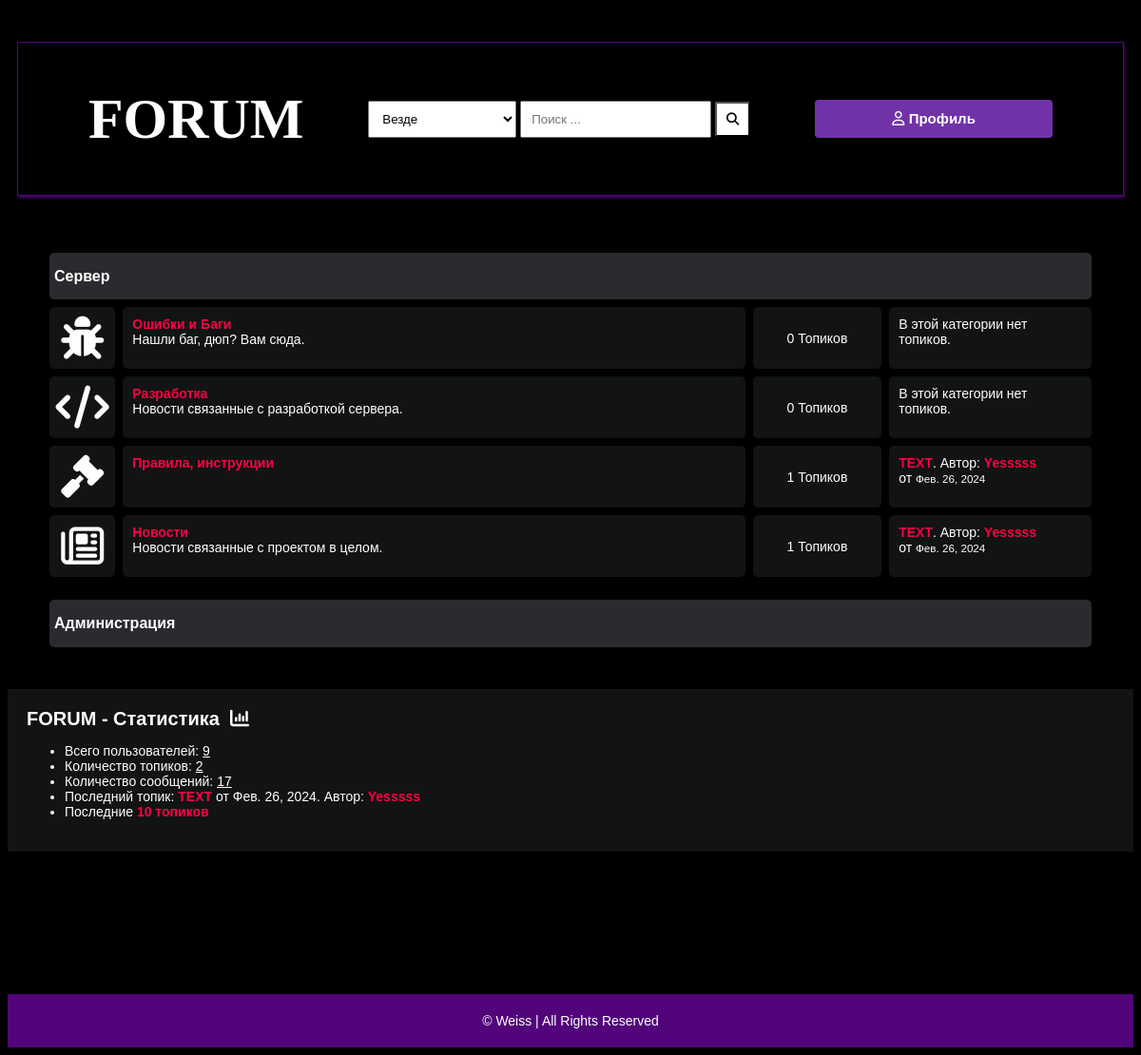
The app's page /, older data.
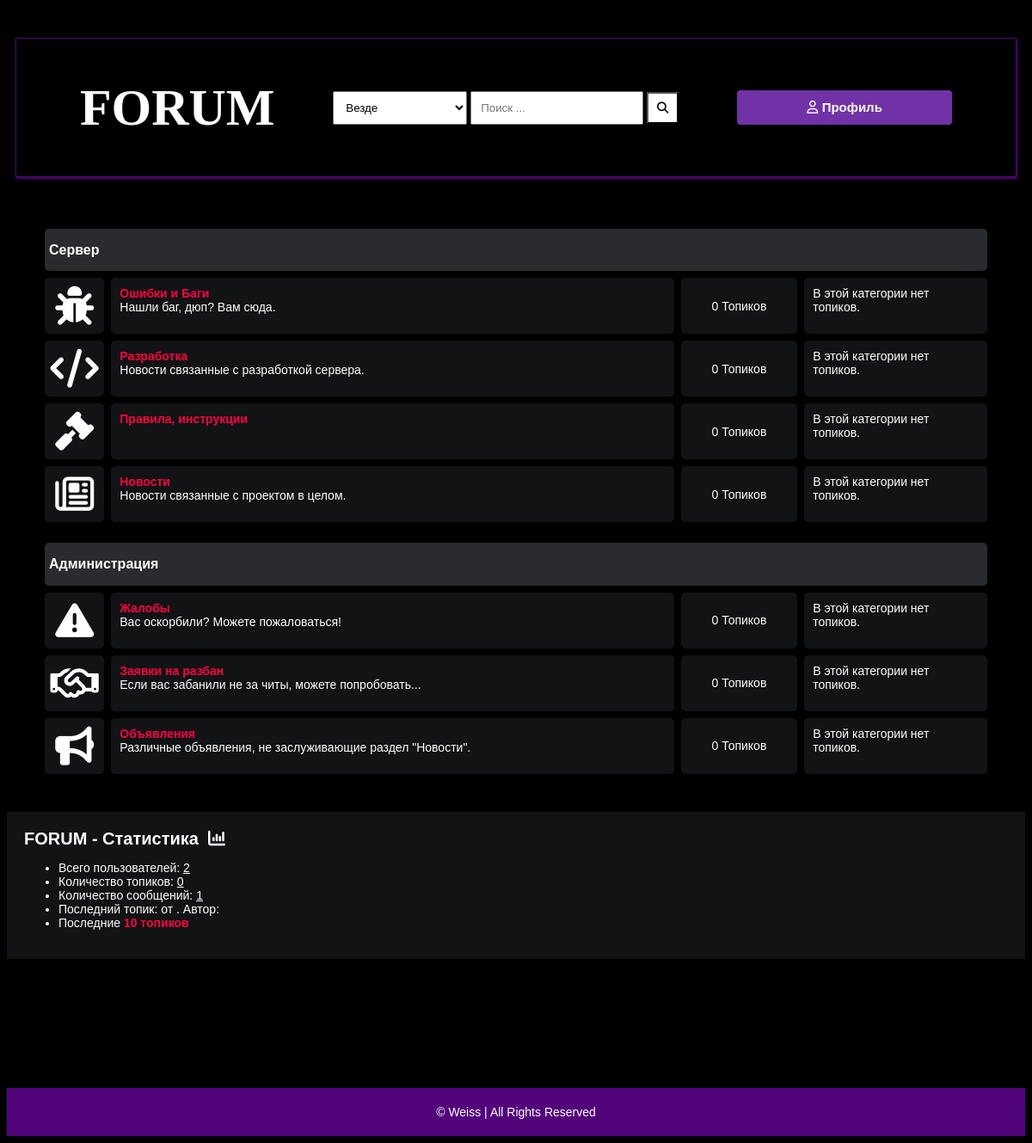
The same page, newer data.
### main/models.py (models this page shows, shortened)
class Category(models.Model):
    title = models.CharField(max_length=50)
    slug = models.SlugField(max_length=400, unique=True, blank=True)
    description = models.TextField(default="none")
    class Meta:
        verbose_name_plural = "categories"
    def get_url(self):
        return reverse("posts", kwargs={
            "slug":self.slug
        })
    @property
    def num_posts(self):
        return Post.objects.filter(categories=self).count()
    @property
    def last_post(self):
        return Post.objects.filter(categories=self).latest("date")

class Post(models.Model):
    title = models.CharField(max_length=400)
    slug = models.SlugField(max_length=400, unique=True, blank=True)
    user = models.ForeignKey(Author, on_delete=models.CASCADE)
    content = RichTextField()
    categories = models.ManyToManyField(Category, blank=True)
    date = models.DateTimeField(auto_now_add=True)
    approved = models.BooleanField(default=True)
    subscribers = models.ManyToManyField(
        User,
        blank=True,
        related_name="subscriptions",
        through="Subscription",
    )
    hit_count_generic = GenericRelation(HitCount, object_id_field='object_pk',
        related_query_name='hit_count_generic_relation'
    )
    tags = TaggableManager(blank=True)
    comments = models.ManyToManyField(Comment, blank=True)
    closed = models.BooleanField(default=False)
    state = models.CharField(max_length=40, default="zero")
    def __str__(self):
        return self.title
    def get_url(self):
        return reverse("detail", kwargs={
            "slug":self.slug
        })

class Author(models.Model):
    user = models.ForeignKey(User, on_delete=models.CASCADE)
    fullname = models.CharField(max_length=40, blank=True)
    slug = models.SlugField(max_length=400, unique=True, blank=True)
    steam_uid = models.CharField(max_length=40, blank=True)
    bio = HTMLField(blank=True)
    points = models.IntegerField(default=0)
    last_seen = models.DateTimeField(default=timezone.now)
    email_is_checked = models.BooleanField(default=False)
    profile_pic = ResizedImageField(size=[50, 80], quality=100, upload_to="authors", default='default.jpg', null=True, blank=True)
    notifications = models.ManyToManyField('Notifications', blank=True)

### main/views.py (the view)
# urls.py: path("", home, name="home"),
def home(request):
    forums = Category.objects.all()
    num_posts = Post.objects.all().count()
    num_users = User.objects.all().count()
    num_categories = forums.count()
    num_comments = Comment.objects.count()
    try:
        author = Author.objects.get(user=request.user)
    except:
        author = ''
    try:
        last_post = Post.objects.latest("date")
    except:
        last_post = []
    context = {
        "forums":forums,
        'num_comments':num_comments + num_posts,
        "num_posts":num_posts,
        "num_users":num_users,
        "num_categories":num_categories,
        "last_post":last_post,
        "title": 'FORUM',
        "author": author
    }
    return render(request, "forums.html", context)

### main/context_processors.py (called while the page is built, shortened)
def searchFunction(request):
    search_context = {}
    posts = Post.objects.all()
    return search_context

### templates/forums.html
﻿{% extends 'base.html' %}
{% block content %}
<div class="container">
    <div class="subforum">
        {% if forums %}
        <div class="subforum-title">
            <h1>Сервер</h1>
        </div>
        {% for forum in forums %}
            {% if forum.title not in 'Жалобы, Заявки на разбан, Объявления' %}
                <div class="subforum-row">
                    <div class="subforum-icon subforum-column center">
                        {% if forum.title == "Ошибки и Баги" %}
                            <i class="fa-solid fa-bug"></i>
                        {% elif forum.title == 'Разработка' %}
                            <i class="fa-solid fa-code"></i>
                        {% elif forum.title == 'Правила, инструкции' %}
                            <i class="fa fa-gavel" aria-hidden="true"></i>
                        {% elif forum.title == 'Новости' %}
                            <i class="fa-regular fa-newspaper"></i>
                        {% endif %}
                    </div>
                    <div class="subforum-description subforum-column">
                        <h4><a href="{{forum.get_url}}">{{forum.title}}</a></h4>
                        {% if forum.description != 'none' %}
                            <p>{{forum.description}} </p>
                        {% endif %}
                    </div>
                    <div class="subforum-stats subforum-column center">
                        <span>{{forum.num_posts}} Топиков</span>
                    </div>
                    <div class="subforum-info subforum-column">
                        {% if forum.last_post %}
                        <b><a href="{{forum.last_post.get_url}}">{{forum.last_post}}</a></b>. Автор: <a href="">{{forum.last_post.user.fullname|title}}</a>
                        <br>от <small>{{forum.last_post.date|date}}</small>
                        {% else %}
                        <span>В этой категории нет топиков.</span>
                        {% endif %}
                    </div>
                </div>
            {% endif %}
        {% endfor %}
        {% else %}
        <div class="subforum-title">
            <h1><i class="fa fa-frown-o"></i>&nbsp;здесь пока нет топиков.</h1>
        </div>
        {% endif %}
    </div>
    <div class="subforum">
        {% if forums %}
        <div class="subforum-title">
            <h1>Администрация</h1>
        </div>
        {% for forum in forums %}
            {% if forum.title not in 'Ошибки и Баги, Разработка, Правила, инструкции, Новости' %}
                <div class="subforum-row">
                    <div class="subforum-icon subforum-column center">
                        {% if forum.title == "Жалобы" %}
                            <i class="fa-solid fa-triangle-exclamation"></i>
                        {% elif forum.title == 'Объявления' %}
                            <i class="fa-solid fa-bullhorn"></i>
                        {% elif forum.title == 'Правила, инструкции' %}
                            <i class="fa fa-gavel" aria-hidden="true"></i>
                        {% elif forum.title == 'Заявки на разбан' %}
                            <i class="fa-regular fa-handshake"></i>
                        {% endif %}
                    </div>
                    <div class="subforum-description subforum-column">
                        <h4><a href="{{forum.get_url}}">{{forum.title}}</a></h4>
                        {% if forum.description != 'none' %}
                            <p>{{forum.description}} </p>
                        {% endif %}
                    </div>
                    <div class="subforum-stats subforum-column center">
                        <span>{{forum.num_posts}} Топиков</span>
                    </div>
                    <div class="subforum-info subforum-column">
                        {% if forum.last_post %}
                        <b><a href="{{forum.last_post.get_url}}">{{forum.last_post}}</a></b>. Автор: <a href="">{{forum.last_post.user.fullname|title}}</a>
                        <br>от <small>{{forum.last_post.date|date}}</small>
                        {% else %}
                        <span>В этой категории нет топиков.</span>
                        {% endif %}
                    </div>
                </div>
            {% endif %}
        {% endfor %}
        {% else %}
        <div class="subforum-title">
            <h1><i class="fa fa-frown-o"></i>&nbsp;здесь пока нет топиков.</h1>
        </div>
        {% endif %}
    </div>
</div>
    <div class="forum-info">
        <div class="chart">
            FORUM - Статистика &nbsp;<i class="fa fa-bar-chart"></i>
        </div>
        <ul>
            <li>Всего пользователей: <u>{{num_users}}</u></li>
            <li>Количество топиков: <u>{{num_posts}}</u></li>
            <li>Количество сообщений: <u>{{num_comments}}</u></li>
            <li>Последний топик: <b><a href="{{last_post.get_url}}">{{last_post.title}}</a></b>  от {{last_post.date|date}}. Автор: <a href="">{{last_post.user.fullname|title}}</a></li>
            <li>Последние <a href="{% url 'latest_posts' %}"> 10 топиков</a> </li>
        </ul>
    </div>
    {% endblock content %}

### templates/base.html (shortened to what this page needs)
{% load static %}
<!DOCTYPE html>
<html lang="ru">
<head>
    <link rel="stylesheet" href="{% static 'style.css' %}">
    <link rel="stylesheet" href="https://cdnjs.cloudflare.com/ajax/libs/font-awesome/4.7.0/css/font-awesome.min.css">
    <link href="{% static 'fontawesomefree/css/fontawesome.css' %}" rel="stylesheet" type="text/css">
    <link href="{% static 'fontawesomefree/css/brands.css' %}" rel="stylesheet" type="text/css">
    <link href="{% static 'fontawesomefree/css/solid.css' %}" rel="stylesheet" type="text/css">
    <link rel="stylesheet" href="{% static 'ckeditor/ckeditor/skins/moono-dark/editor.css' %}">
</head>
<body>
    <header>
        <form action="{% url 'search_result' %}" role="form" method="GET">
            <div class="search-box">
                <div class="brand"><a class="main" style="color:white" href="{% url 'home' %}">FORUM</a></div>
                <div>
                    <select name="search-box" id="">
                        <option value="Everything">Везде</option>
                    </select>
                    <input type="text" name="q" placeholder="Поиск ...">
                    <button type="submit" name="search"><i class="fa fa-search"></i></button>
                </div>
                <ul class="navigation-auth">
                    {% if user.is_authenticated %}
                    <a id="auth-text" style="width:100%" class="main" href="{% url 'profile_page' %}"><span class="fa-regular fa-user"></span> {{author.fullname|title}}</a>
                    <li class="n1"><a href="{% url 'logout' %}">Выйти</a></li>
                    {% else %}
                    <a class="main" href="#url"><i class="fa-regular fa-user"></i> Профиль</a>
                    {% endif %}
                </ul>
            </div>
        </form>
    </header>
    {% block content %}
    {% endblock content %}
    <footer>
        <span>&copy;  Weiss | All Rights Reserved</span>
    </footer>
</body>
</html>

Row changes from the older to the newer data that the page shows:
removed Post: title "TEXT", date "Фев. 26, 2024", user.fullname "Yesssss"
shown differently, row unchanged: Category "Правила, инструкции": num_posts "1" → "0"; last_post "TEXT" → (not shown); last_post.user.fullname "Yesssss" → (not shown); last_post "Фев. 26, 2024" → (not shown); text ". Автор: от" → "В этой категории нет топиков."
shown differently, row unchanged: Category "Новости": num_posts "1" → "0"; last_post "TEXT" → (not shown); last_post.user.fullname "Yesssss" → (not shown); last_post "Фев. 26, 2024" → (not shown); text ". Автор: от" → "В этой категории нет топиков."
added Category: title "Жалобы", description "Вас оскорбили? Можете пожаловаться!", num_posts "0", shows "В этой категории нет топиков.", shown under "Администрация"
added Category: title "Заявки на разбан", description "Если вас забанили не за читы, можете попробовать...", num_posts "0", shows "В этой категории нет топиков.", shown under "Администрация"
added Category: title "Объявления", description "Различные объявления, не заслуживающие раздел \"Новости\".", num_posts "0", shows "В этой категории нет топиков.", shown under "Администрация"
Text that changed along with them:
{{ num_users }}: "9" → "2"
{{ num_posts }}: "2" → "0"
{{ num_comments }}: "17" → "1"
